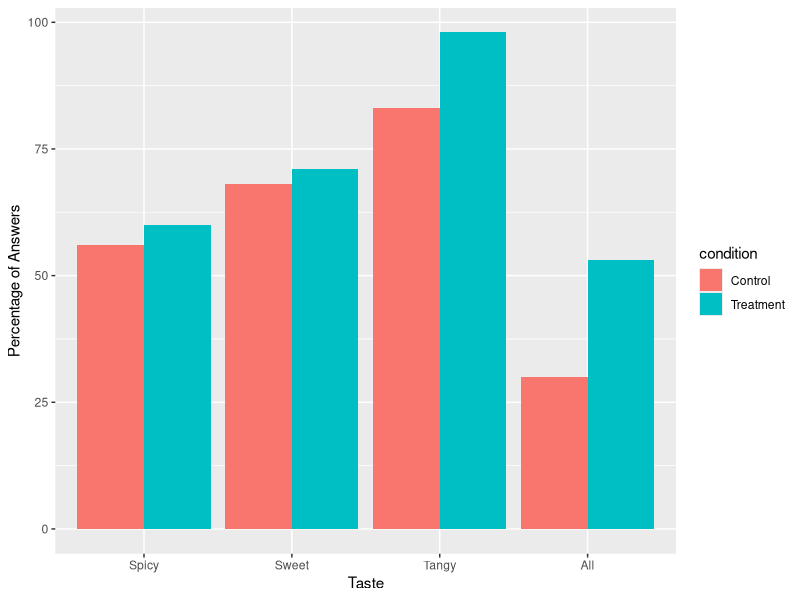
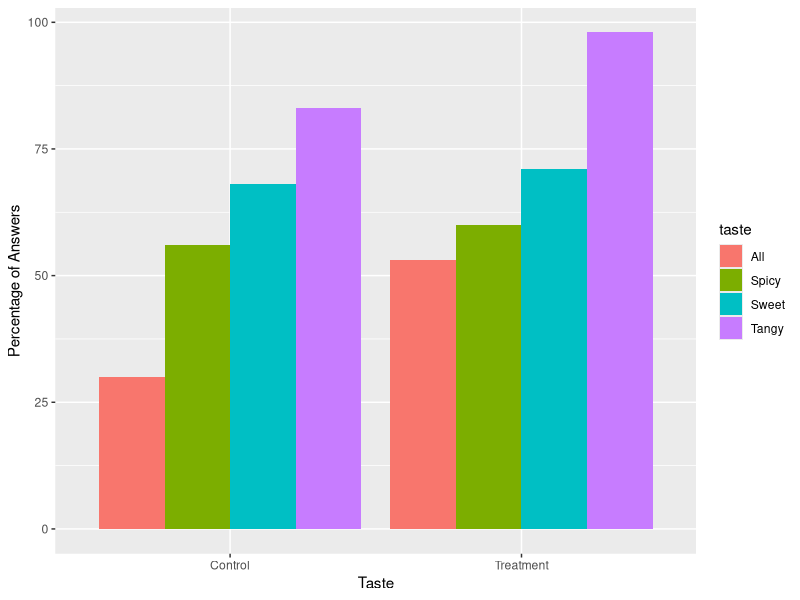

These figures' R source, in order:
## ---- chunk 1
library(tibble)
library(forcats)
library(ggplot2)

data <- tribble(
  ~condition, ~taste, ~value,
  "Control", "Spicy", 56,
  "Treatment", "Spicy", 60,
  "Control", "Sweet", 68,
  "Treatment", "Sweet", 71,
  "Control", "Tangy", 83,
  "Treatment", "Tangy", 98,
  "Control", "All", 30,
  "Treatment", "All", 53
)

ggplot(data, aes(fct_inorder(taste), value)) +   
  geom_bar(aes(fill = condition), position = "dodge", stat="identity") +
  labs(x = "Taste", y = "Percentage of Answers")

ggplot(data, aes(fct_inorder(condition), value)) +   
  geom_bar(aes(fill = taste), position = "dodge", stat="identity") +
  labs(x = "Taste", y = "Percentage of Answers")

